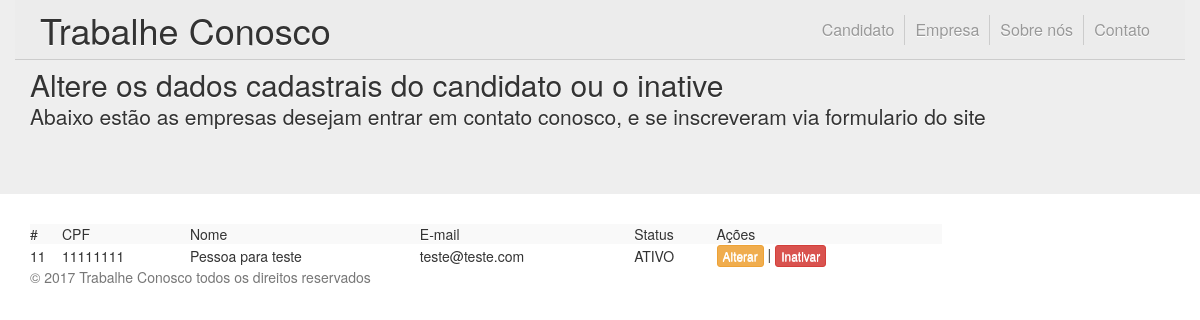
The page /candidato_alterar.php on the database its author committed.
### tables this page shows
CREATE TABLE `CANDIDATO` (
  `ID_CANDIDATO` int(20) NOT NULL,
  `CPF` bigint(20) NOT NULL,
  `RG` bigint(20) NOT NULL COMMENT 'RG do candidato é unico e não pode ser repetido',
  `NOME` varchar(100) NOT NULL,
  `NOME_SOCIAL` varchar(100) DEFAULT NULL,
  `DATA_NASCIMENTO` date NOT NULL,
  `ESTADO_CIVIL` enum('CASADO(A)','SOLTEIRO(A)','DIVORCIADO(A)','VIUVO(A)','SEPARADO(A)') NOT NULL,
  `SEXO` enum('M','F') NOT NULL,
  `QTD_FILHOS` int(11) DEFAULT NULL,
  `STATUS` enum('ATIVO','INATIVO') NOT NULL DEFAULT 'ATIVO',
  `ESCOLARIDADE` enum('ENSINO FUNDAMENTAL INCOMPLETO','ENSINO FUNDAMENTAL COMPLETO','ENSINO MÉDIO INCOMPLETO','ENSINO MÉDIO COMPLETO','ENSINO SUPERIOR INCOMPLETO','ENSINO SUPERIOR COMPLETO') DEFAULT NULL,
  `LINGUAS` varchar(45) DEFAULT 'INGLES',
  `CNH` enum('A','B','C','D','E') DEFAULT NULL,
  `ID_PROFISSAO` int(11) NOT NULL,
  `ENDERECO` varchar(100) NOT NULL,
  `NUMERO_CASA` bigint(20) NOT NULL,
  `COMPLEMENTO` varchar(100) DEFAULT NULL,
  `CEP` varchar(10) NOT NULL,
  `BAIRRO` varchar(100) NOT NULL,
  `CIDADE` varchar(100) NOT NULL,
  `ESTADO` enum('AC','AL','AP','AM','BA','CE','DF','ES','GO','MA','MT','MS','MG','PA','PB','PR','PE','PI','RJ','RN','RS','RO','RR','SC','SP','SE','TO') NOT NULL,
  `PAIS` enum('BRA') NOT NULL DEFAULT 'BRA',
  `TEL_RESIDENCIAL` varchar(50) DEFAULT NULL,
  `TEL_CELULAR` varchar(50) NOT NULL,
  `TEL_RECADO` varchar(50) DEFAULT NULL,
  `EMAIL` varchar(100) NOT NULL,
  `SENHA_CANDIDATO` varchar(100) NOT NULL COMMENT 'senha de login'
);

### candidato_alterar.php (the view, shortened to what this page needs)
<?php
include_once("_php/conexao.php");
$result = mysqli_query($mysqli, "SELECT * FROM `CANDIDATO` WHERE `STATUS` = 'ATIVO' ");
?>
<!DOCTYPE html>
<html lang="pt-BR" xmlns:id="http://www.w3.org/1999/xhtml">
<head>
	<link rel="stylesheet"  href="_css/bootstrap.min.css" >
	<link rel="stylesheet"  href="_css/header.css" >
</head>
<body>
	<header class="container">
		<h1 class="float-l">
			<a href="#" title="Trabalhe Conosco" onclick="location.href='index.php'"> Trabalhe Conosco </a>
		</h1>
			<nav class="float-r">
			<ul class="list-auto">
				<li>
					<a href="#Candidato" onclick="location.href='candidato_area_nao_logada.php'" title="Candidado">Candidato</a>
				</li>
				<li>
					<a href="#Empresa" onclick="location.href='empresa_area_nao_logada.php'" title="Empresa">Empresa</a>
				</li>
				<li>
					<a href="#Sobre nós" onclick="location.href='sobre_nos.php'" title="Sobre nós">Sobre nós</a>
				</li>
				<li>
					<a href="#Contato" onclick="location.href='contato.php'" title="Contato">Contato</a>
				</li>
			</ul>
		</nav>
	</header>
	<div class="jumbotron">
		<br>
		<div class="container">
			<h2>Altere os dados cadastrais do candidato ou o inative</h2>
			<p>Abaixo estão as empresas desejam entrar em contato conosco, e se inscreveram via formulario do site<p>
		</div>
	</div>
	<article class="container">
		<table width='80%' border=0 class="table-striped">
	  	<tr bgcolor='#CCCCCC'>
				<td>#</td>
				<td>CPF</td>
	      <td>Nome</td>
	      <td>E-mail</td>
				<td>Status</td>
				<td>Ações</td>
	    </tr>
	    <?php
	      while($res = mysqli_fetch_array($result)) {
	      	echo "<tr>";
					echo "<td>".$res['ID_CANDIDATO']."</td>";
		      echo "<td>".$res['CPF']."</td>";
		      echo "<td>".$res['NOME']."</td>";
					echo "<td>".$res['EMAIL']."</td>";
					echo "<td>".$res['STATUS']."</td>";
					echo "<td><a href=\"candidato_editar.php?ID=$res[ID_CANDIDATO]\" class=\"btn btn-xs btn-warning\" role=\"button\">Alterar</a> | <a href=\"_php/manter-candidato/inativar_candidato.php?ID=$res[ID_CANDIDATO]\" onClick=\"return confirm('Você tem certeza que deseja inativar esse candidato?')\" class=\"btn btn-xs btn-danger\" role=\"button\">Inativar</a></td>";
					echo "</tr>";
	      }
	    ?>
	 </table>
 	</article>
<footer class="footer">
	<div class="container">
		<p class="text-muted">&copy; 2017 Trabalhe Conosco todos os direitos reservados</p>
	</div>
</footer>
</body>
</html>

### _css/backup/header.css (style rules this page uses)
html, body, div, span, applet, object, iframe, h1, h2, h3, h4, h5, h6, hr, p, blockquote, pre, a, abbr, acronym, address, big, cite, code, del, dfn, em, font, img, ins, kbd, q, s, samp, small, strike, strong, sub, sup, tt, var, b, u, i, center, dl, dt, dd, ol, ul, li, fieldset, form, label, legend, table, caption, tbody, tfoot, thead, tr, th, td { margin:0; padding:0; border:0; background:transparent; }
.list-full, .list-full li, .list-auto, .list-auto li { width: 100%; float: left; display: block; position: relative; }
.list-auto, .list-auto li { width: auto; }
.float-l { float: left; }
.float-r { float: right; }
body { font-family: "Helvetica Neue", Helvetica, Arial, sans-serif; color: #333; text-shadow: 0 1px 0 #fff; }
header { min-height: 60px; position: fixed; top: 0; right: 0; left: 0; border-bottom: 1px solid #ccc; background: #ECECEC; z-index: 2; }
header h1 { padding: 10px 0 0 10px; }
header h1 a { color: #333; }
header ul { padding: 15px 10px 0 0; }
header li { border-left: 1px solid #ccc; }
header li:first-child { border: none; }
header li a { display: block; padding: 0 10px; color: #999; font-size: 16px; line-height: 30px; text-decoration: none; -webkit-transition: all 300ms ease; transition: all 300ms ease; }

### rows shown on the page
candidato: ID_CANDIDATO "11", CPF "11111111", NOME "Pessoa para teste", EMAIL "teste@teste.com", STATUS "ATIVO"
